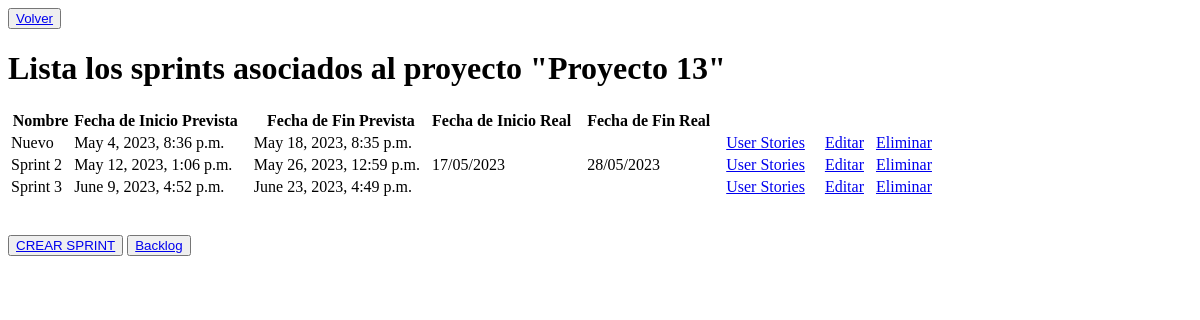
The page /listar_sprint/3588921124151 on the database as committed earlier.
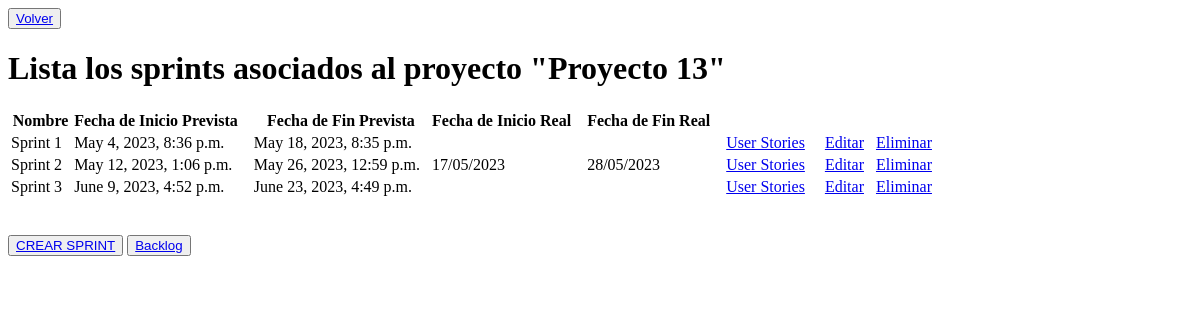
The same page on the database as committed later.
### login/models.py (models this page shows, shortened)
class Sprint(models.Model):
    proyecto = models.ForeignKey(Proyecto, on_delete=models.CASCADE)
    fecha_inicio_prevista = models.DateTimeField(default=datetime.now)
    fecha_fin_prevista = models.DateTimeField(default=datetime.now() + timedelta(weeks=2))
    fecha_inicio_real = models.DateTimeField(blank=True, null=True)
    fecha_fin_real = models.DateTimeField(blank=True, null=True)
    sprint_backlog_id = models.CharField(max_length=10, primary_key=True)
    nombre = models.CharField(max_length=255)

class Proyecto(models.Model):
    backlog_id = models.CharField(primary_key=True, max_length=10, editable=False)
    nombre = models.CharField(max_length=255)
    descripcion = models.TextField()
    fecha_creacion = models.DateTimeField(auto_now_add=True)
    fecha_fin = models.DateField(null=True, default=None)

### login/views.py (the view)
# urls.py: path('listar_sprint/<proyecto_id>', views.listar_sprint, name="listar_sprint"),
def listar_sprint(request, proyecto_id):
    proyecto = get_object_or_404(Proyecto, backlog_id=proyecto_id)
    sprints = Sprint.objects.filter(proyecto=proyecto)
    return render(request,"login/listar_sprint.html", {"sprints":sprints, "proyecto_id":proyecto_id})

### templates/login/listar_sprint.html (shortened to what this page needs)
<!DOCTYPE html>
<html lang="en">
<head>
</head>
<body>
    <button type="submit"><a href="/volver_home" class="boton">Volver</a></button>
    <h1>Lista los sprints asociados al proyecto "{{ sprints.0.proyecto.nombre }}"</h1>
    <table>
        <thead>
          <tr>
            <th>Nombre</th>
            <th>Fecha de Inicio Prevista &nbsp;&nbsp;</th>
            <th>Fecha de Fin Prevista</th>
            <th>Fecha de Inicio Real &nbsp;&nbsp;</th>
            <th>Fecha de Fin Real &nbsp;&nbsp;</th>
          </tr>
        </thead>
        <tbody>
          {% for sprint in sprints %}
          <tr>
            <td>{{ sprint.nombre }}&nbsp;&nbsp;</td>
            <td>{{ sprint.fecha_inicio_prevista }}&nbsp;</td>
            <td>{{ sprint.fecha_fin_prevista }}&nbsp;&nbsp;</td>
            <td>{{ sprint.fecha_inicio_real|date:'d/m/Y' }}&nbsp;&nbsp;</td>
            <td>{{ sprint.fecha_fin_real|date:'d/m/Y' }}&nbsp;&nbsp;</td>
            <td><a href="{% url 'listarUSdelSprint' sprint_id=sprint.sprint_backlog_id%}">User Stories</a>&nbsp;&nbsp;&nbsp;&nbsp;</td>
            <td><a href="{% url 'edicionSprint' sprint_id=sprint.sprint_backlog_id %}">Editar</a>&nbsp;&nbsp;</td>
            <td><a href="{% url 'eliminar_sprint' sprint_id=sprint.sprint_backlog_id %}">Eliminar</a></td>
          </tr>
          {% endfor %}
        </tbody>
      </table>
      <br>
      <br>
      <button type="submit"><a href="{% url 'creacionSprint' proyecto_id=proyecto_id %}" class="boton">CREAR SPRINT</a></button>
      <button type="submit"><a href="{% url 'listar_backlog_proy' proyect_id=proyecto_id %}" class="boton">Backlog</a></button>
</body>
</html>

Rows that differ between the two databases and show on the page:
changed Sprint "Proyecto 13": nombre "Nuevo" → "Sprint 1"
